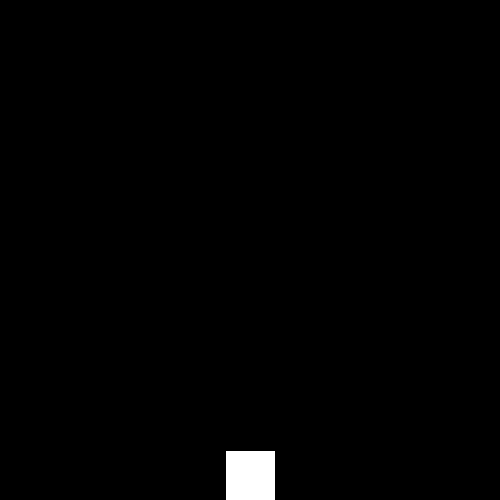
Frame 1 (no input)
Frame 60 (the mouse pressed at the canvas centre just before this capture): identical to frame 1, image omitted
Frame 120 (the mouse held since frame 60 and released just before this capture): identical to frame 1, image omitted

The Processing sketch that drew this single still picture (run headless with seeded random() and noise(); from frame 60 on, the mouse is pressed at the canvas centre):

// Processing sketch: Frogger
// ── Frogger.pde
Frog frog;

float grid = 50;

void setup(){
  size(500, 500);
  frog = new Frog(width / 2 - grid / 2 , height - grid, grid);
} 

void draw(){
  background(0);
  
  frog.show();
}

void keyPressed() {
 switch(keyCode) {
   case UP: frog.move(0, -1);break;
   case DOWN: frog.move(0, 1);break;
   case RIGHT: frog.move(1, 0);break;
   case LEFT: frog.move(-1, 0);break;
 }
}
// ── Frog.pde
class Frog extends Rectangle {
  
 Frog(float x, float y, float w) {
   super(x, y, w, w);
 }
  
 
 void show(){
   fill(255);
   rect(x, y, w, w);
 }
 
 void move(float xdir, float ydir){
   x += xdir * grid;
   y += ydir * grid;
 }
  
}
// ── Rectangle.pde
class Rectangle{
  float x, y, w, h;
  
  Rectangle(float x, float y, float w, float h) {
   this.x = x;
   this.y = y;
   this.w = w;
   this.h = h;
   
  }
  
  boolean intersects(Rectangle another){
   float left = x;
   float right = x + w;
   float top = y;
   float bottom = y + h;
   
   float oleft = another.x;
   float oright = another.x + another.w;
   float otop = another.y;
   float obottom = another.y + another.h;
   
    return !(left < oright ||
      right < oleft ||
      top > obottom ||
      bottom < otop);
  }
  
}
